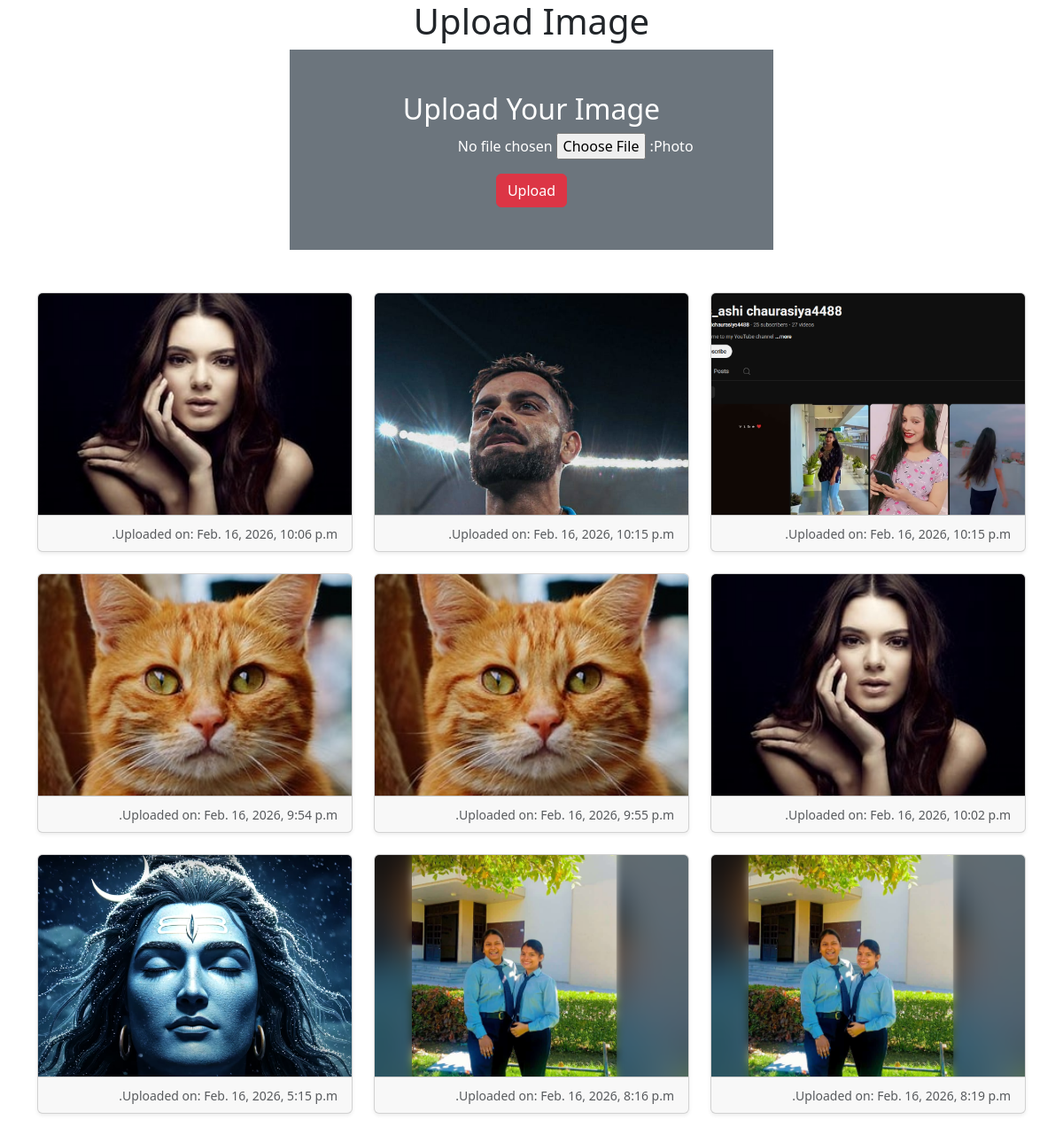
The page / on the database its author committed.
### myapp/models.py (models this page shows)
class Image(models.Model):
    photo = models.ImageField(upload_to = "myimage")
    date = models.DateTimeField(auto_now_add=True)

### myapp/views.py (the view)
# urls.py: path('', views.home)
def home(request):
    if request.method == 'POST':
        form = ImageForm(request.POST, request.FILES)
        if request.headers.get('X-Requested-With') == 'XMLHttpRequest':
            if form.is_valid():
                instance = form.save()
                return JsonResponse({
                    'success': True,
                    'image_url': instance.photo.url,
                    'date': instance.date.strftime('%Y-%m-%d %H:%M:%S')
                })
            else:
                return JsonResponse({
                    'success': False,
                    'error': 'Invalid form data'
                })
        else:
            if form.is_valid():
                form.save()
                return redirect('home')
    else:
        form = ImageForm()
    img = Image.objects.all().order_by('-date')
    return render(request, 'myapp/home.html', {'form': form, 'img': img})

### myapp/forms.py
class ImageForm(forms.ModelForm):
    class Meta:
        model = Image
        fields = '__all__'

### myapp/templates/myapp/home.html (shortened to what this page needs)
<!doctype html>
<html lang="ar" dir="rtl">
  <head>
    <link rel="stylesheet" href="https://cdn.jsdelivr.net/npm/bootstrap@5.3.8/dist/css/bootstrap.rtl.min.css">
  </head>
  <body>
    <h1 class="text-center">Upload Image</h1>
    <div class="container">
        <div class="row">
            <div class="col-md-6 offset-md-3">
               <div class="py-5 text-center bg-secondary text-white">
                    <h2>Upload Your Image</h2>
                <form id="uploadForm" method="POST" enctype="multipart/form-data">
                    {{ form.as_p }}
                    <button type="submit" class="btn btn-danger">Upload</button>
                </form>
               </div>
            </div>
        </div>
        <div class="row mt-5" id="imageContainer">
        {% for x in img%}
        <div class="col-sm-4">
            <div class="card mb-4 shadow-sm">
                <img src="{{ x.photo.url }}" class="card-img-top" alt="Image">
                <div class="card-footer">
                    <small class="text-muted">Uploaded on: {{ x.date }}</small>
                </div>
            </div>
        </div>
        {% endfor %}
        </div>
    </div>
  </body>
</html>

### myapp/templates/myapp/home.html (style rules this page uses)
.card-img-top { width: 100%; height: 250px; object-fit: cover; }

### rows shown on the page
Image: photo (picture), date "Feb. 16, 2026, 10:15 p.m."
Image: photo (picture), date "Feb. 16, 2026, 10:15 p.m."
Image: photo (picture), date "Feb. 16, 2026, 10:06 p.m."
Image: photo (picture), date "Feb. 16, 2026, 10:02 p.m."
Image: photo (picture), date "Feb. 16, 2026, 9:55 p.m."
Image: photo (picture), date "Feb. 16, 2026, 9:54 p.m."
Image: photo (picture), date "Feb. 16, 2026, 8:19 p.m."
Image: photo (picture), date "Feb. 16, 2026, 8:16 p.m."
Image: photo (picture), date "Feb. 16, 2026, 5:15 p.m."
